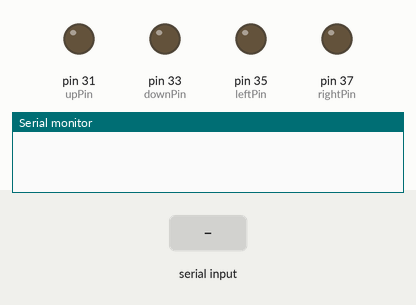
Recording of a sketch running on a simulated Arduino Mega 2560, built with avr-gcc and run on an emulated ATmega2560. Parts: output pins drawn as LEDs (lit = HIGH), the last lines printed to the serial monitor. The test bench sets the inputs (shaded band).

Above: at 1.2 s.
1.3 s: "u" received over Serial
At 2.1 s:
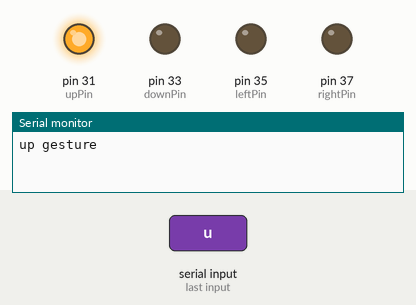
2.8 s: "l" received over Serial
At 3.2 s:
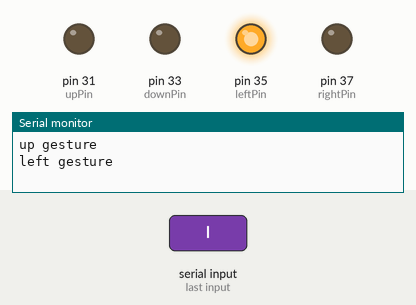
4.3 s: "d" received over Serial
At 5.5 s:
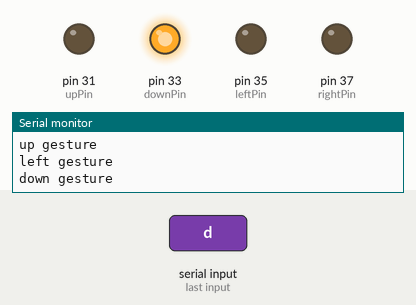
5.8 s: "r" received over Serial
At 6.7 s:
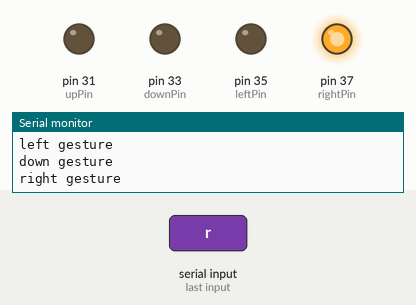
Timing chart, 0 to 8.3 s (numbered marks = the images above; inputs shaded):
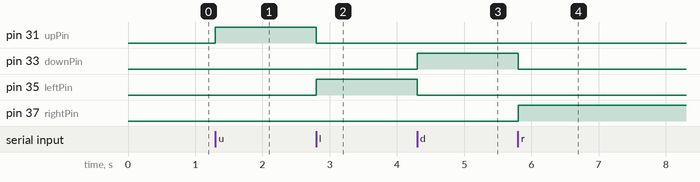

The sketch:

ArduinoCode.ino
```cpp
// Initialize variables to receive data
int state = 0;
int old_state = 0;

// Pinouts for arduino to gumstix connection
int upPin = 31;
int downPin = 33;
int leftPin = 35;
int rightPin = 37;

void setup() {

    // Sets the pins as outputs:
    pinMode(upPin, OUTPUT);
    pinMode(downPin, OUTPUT);
    pinMode(leftPin, OUTPUT);
    pinMode(rightPin, OUTPUT);

    // Initialize them all to low so no commands sent to gumstix
    digitalWrite(upPin, LOW);
    digitalWrite(downPin, LOW);
    digitalWrite(leftPin, LOW);
    digitalWrite(rightPin, LOW);

    // Default connection rate for my BT module
    Serial.begin(9600);
    //Serial1.begin(9600);
}


void loop() {

    // If some data is sent, read it and save it in the state variable
    if (Serial.available() > 0) {
      state = Serial.read();
    }

    // Only send a command if it is different from the old state
    if (old_state != state)
    {
      if (state == 117)
      {
        // "u" character sent by Kinect App
        Serial.println("up gesture");
        digitalWrite(upPin, HIGH);
        digitalWrite(downPin, LOW);
        digitalWrite(leftPin, LOW);
        digitalWrite(rightPin, LOW);
      }
      if (state == 108)
      {
        // "l" character sent by Kinect App
        Serial.println("left gesture");
        digitalWrite(upPin, LOW);
        digitalWrite(downPin, LOW);
        digitalWrite(leftPin, HIGH);
        digitalWrite(rightPin, LOW);
      }
      if (state == 100)
      {
        // "d" character sent by Kinect App
        Serial.println("down gesture");
        digitalWrite(upPin, LOW);
        digitalWrite(downPin, HIGH);
        digitalWrite(leftPin, LOW);
        digitalWrite(rightPin, LOW);
      }
      if (state == 114)
      {
        // "r" character sent by Kinect App
        Serial.println("right gesture");
        digitalWrite(upPin, LOW);
        digitalWrite(downPin, LOW);
        digitalWrite(leftPin, LOW);
        digitalWrite(rightPin, HIGH);
      }
      if (state != 1)
      {
        old_state = state;
      }
    }
}
```

Measured:
- after the input at 1.3 s, pin 31 (upPin): LOW → HIGH at once
- after the input at 2.8 s, pin 31 (upPin): HIGH → LOW at once; pin 35 (leftPin): LOW → HIGH at once
- after the input at 4.3 s, pin 33 (downPin): LOW → HIGH at once; pin 35 (leftPin): HIGH → LOW at once
- after the input at 5.8 s, pin 33 (downPin): HIGH → LOW at once; pin 37 (rightPin): LOW → HIGH at once
